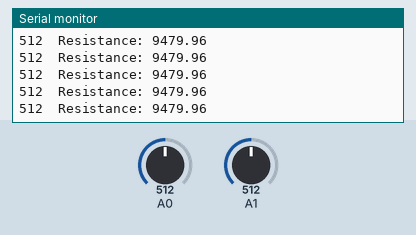
Bench run of a sketch on a simulated Arduino Uno, built with avr-gcc and run on an emulated ATmega328P. Shown: the last lines printed to the serial monitor. Inputs (shaded band) come from the test bench; at power-on: A1 = 512, A0 = 512.

Above: at 1.2 s.
1.3 s: A1 set to 986
At 2.2 s:
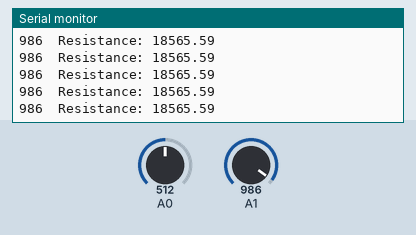
2.8 s: A1 set to 1013
At 3.9 s:
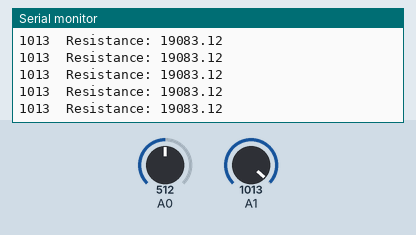
Timing chart, 0 to 5.8 s (numbered marks = the images above; inputs shaded):
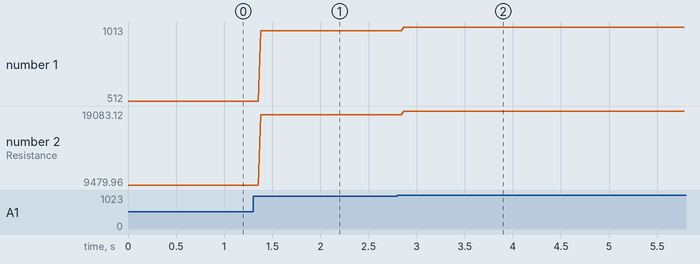

Measured:
- after the input at 1.3 s, the serial monitor: prints a new line after 0.08 s (image 1)
- after the input at 2.8 s, the serial monitor: prints a new line after 0.07 s (image 2)
- plotted number 1: 512 → 986 after the input at 1.3 s, 986 → 1013 after the input at 2.8 s
- plotted number 2: 9479.96 → 18565.59 after the input at 1.3 s, 18565.59 → 19083.12 after the input at 2.8 s

The sketch:

labra_2_4.ino
```cpp
// Muuttujat
int analogValue1;
int analogValue2;
float resistance;

void setup(){

  // Pinnit
  pinMode(A0,INPUT);
  pinMode(A1,INPUT);
  Serial.begin(9600);

  cli();

  TCCR0A = 0;// set entire TCCR2A register to 0
  TCCR0B = 0;// same for TCCR2B
  TCNT0  = 0;//initialize counter value to 0
  OCR0A = 124;// = (16*10^6) / (2000*64) - 1 (must be <256)
  TCCR0A |= (1 << WGM01);
  TCCR0B |= (1 << CS01) | (1 << CS00);
  TIMSK0 |= (1 << OCIE0A);

  sei();

}

ISR(TIMER0_COMPA_vect){
  analogValue1 = analogRead(A0);
  analogValue2 = analogRead(A1);
  resistance = (19.168*(float)analogValue2)-334.06;
  Serial.print(analogValue2);
  Serial.print("  ");
  Serial.print("Resistance: ");
  Serial.println(resistance);
}


void loop(){
  //do other things here
}
```
